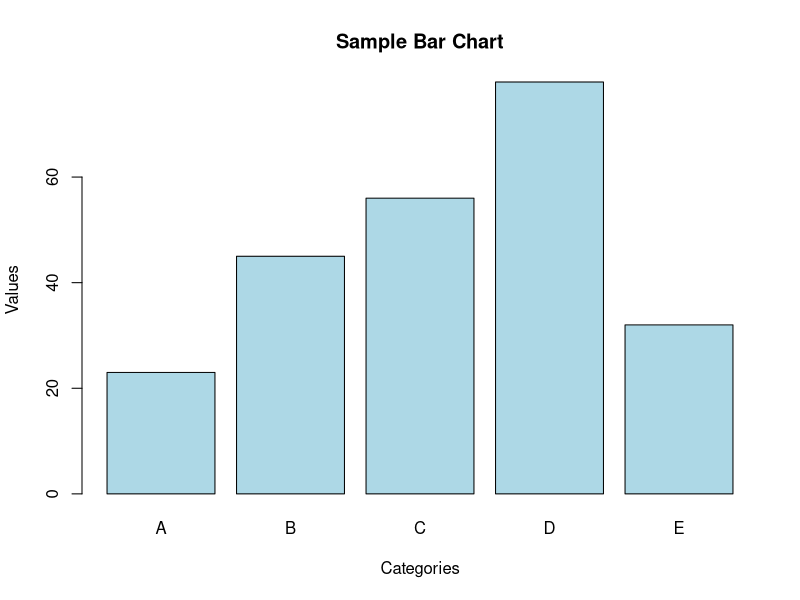

The R source for this figure:
# R code to create a bar chart
# Sample data
categories <- c("A", "B", "C", "D", "E")
values <- c(23, 45, 56, 78, 32)

# Create the bar chart
barplot(values, 
        names.arg = categories,
        main = "Sample Bar Chart",
        xlab = "Categories",
        ylab = "Values",
        col = "lightblue",
        border = "black")

# Optional: Save the plot to a file
# png("bar_chart.png")
# barplot(values, 
#         names.arg = categories,
#         main = "Sample Bar Chart",
#         xlab = "Categories",
#         ylab = "Values",
#         col = "lightblue",
#         border = "black")
# dev.off()
